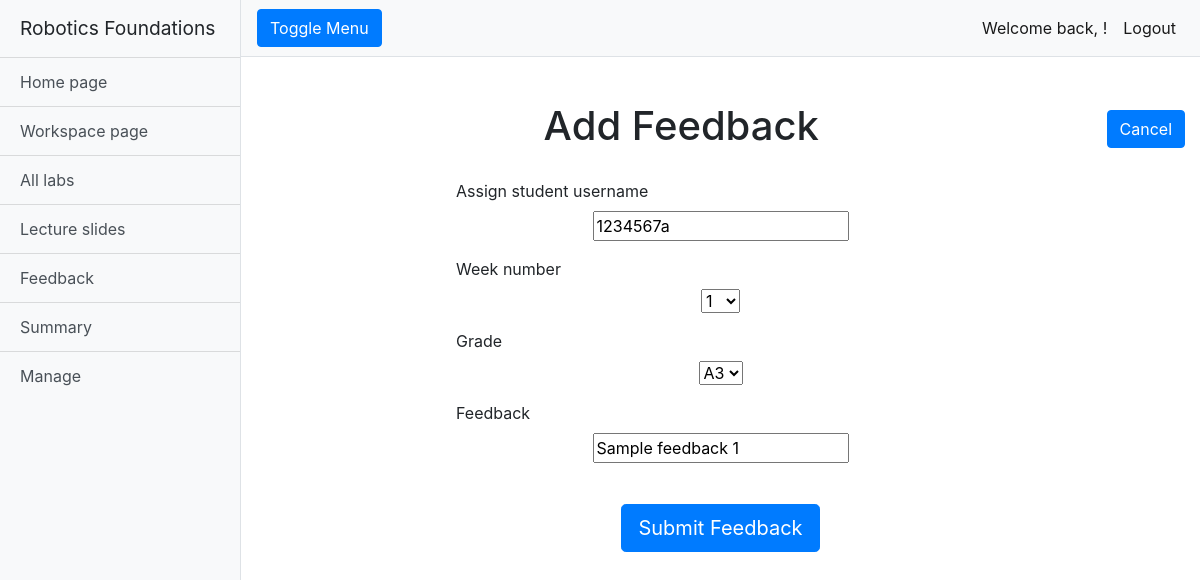
The app's page /rfwa/update_feedback/1234567a-1/ (signed in) with its own data.
### rfwa/models.py (models this page shows, shortened)
class Feedback(models.Model):
    assignedStudent_username = models.CharField(max_length=128)
    week_number = models.CharField(max_length=128)
    grade = models.TextField(max_length=2048)
    comments = models.TextField(max_length=2048)
    slug = models.SlugField(primary_key=True, blank=True)

### rfwa/views.py (the view)
# urls.py: path("update_feedback/<slug:slugName>/",
@login_required
def update_feedback(request, slugName):
    current_feedback = Feedback.objects.get(slug=slugName)
    form = FeedbackForm(instance=current_feedback)
    if request.method == 'POST':
        form = FeedbackForm(request.POST, instance=current_feedback)
        if form.is_valid():
            form.save()
            return redirect('manage_feedbacks')
    return render(request, 'rfwa/add_feedback.html', {'form': form})

### rfwa/forms.py
class FeedbackForm(forms.ModelForm):
    assignedStudent_username = forms.CharField(max_length = 50, label="Assign student username")
    week_number = forms.CharField(label="Week number", widget=forms.Select(choices=WEEK_CHOICES))
    grade = forms.CharField(label="Grade", widget=forms.Select(choices=GRADE_CHOICES))
    comments = forms.CharField(max_length = 500, label="Feedback")
    class Meta:
        model = Feedback
        fields = ('assignedStudent_username', 'week_number', 'grade', 'comments' )

### templates/rfwa/add_feedback.html (shortened to what this page needs)
{% extends 'rfwa/base.html' %}
{% load static %}
{% block extra_head %}
<link href="{% static 'css/manage_page.css' %}" rel="stylesheet">
{% endblock %}
{% block body_block %}
<div class="container-fluid">
  <div class="row">
    <h1 class="col-12 text-center mt-4">Add Feedback<a class="rightside" href="/rfwa/manage_feedbacks/"><button type="button"
          class="btn btn-primary">Cancel</button></a></h1>
  </div>
  <form class="mx-auto" method="post" enctype="multipart/form-data">
    {% for field in form.visible_fields %}
    <div class="form-group">
      <label class="form-text-label">{{ field.label }}</label>
      <div class="input-group">
        <div class="mx-auto">{{ field }}</div>
      </div>
    </div>
    {% endfor %}
    <div class="submit-button-wrapper">
      <button type="submit" class="btn btn-primary btn-lg submit-button">Submit Feedback</button>
    </div>
  </form>
</div>
{% endblock %}

### static/css/simple-sidebar.css (style rules this page uses)
body { overflow-x: hidden; }

### static/css/override.css (style rules this page uses)
.mt-4 { text-align: center; vertical-align: middle; line-height: 90px; }

### static/css/manage_page.css (style rules this page uses)
.rightside { float: right; }
.submit-button-wrapper { text-align: center !important; }
.form-text-label { margin-left: 200px; }
.submit-button { margin-top: 25px; }

### records on screen
Feedback: visible_fields "1234567a" "1" "A3" "Sample feedback 1"

### other values on screen
{{ field.label }} "Assign student username" "Week number" "Grade" "Feedback"
